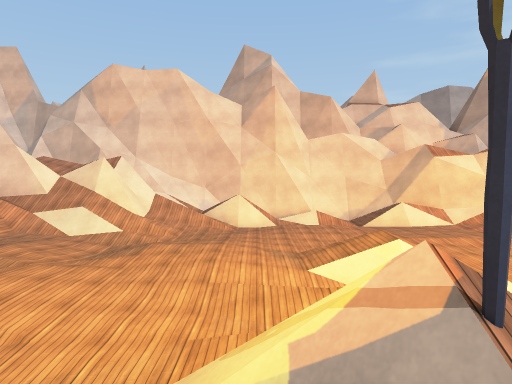
[1] (above)

24 first-person views from a walk through a 3-D level made in the Unity game engine. The camera is 1.3 m above the floor, tilts 4° down and sees 75° across. The floor is counted in squares, 2 m on a side. Each view is taken from the middle of a square. On the plan, view 1 faces up. The plan holds only what a view shows up to about 10 squares ahead; the rest is blank. The place goes on beyond the plan. Some animated figures are not drawn. Surface patterns are stand-ins for the level's own textures.

[2]
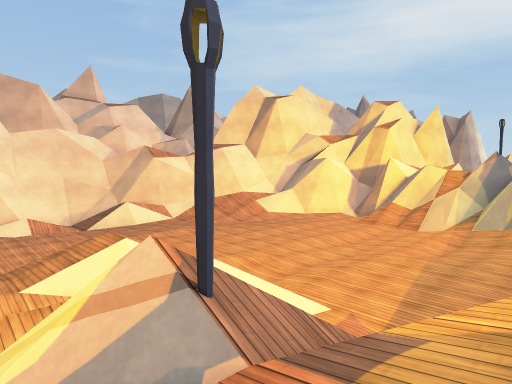

[3]
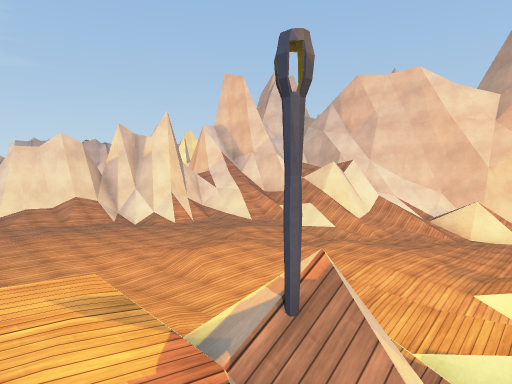

[4]
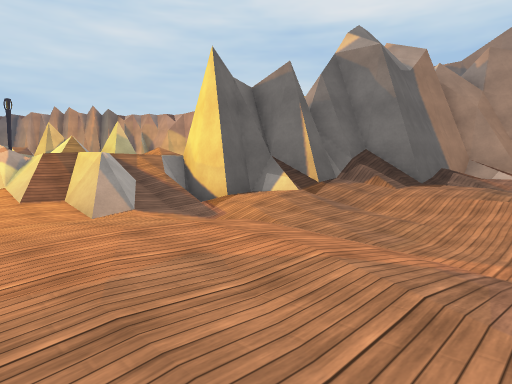

[5]
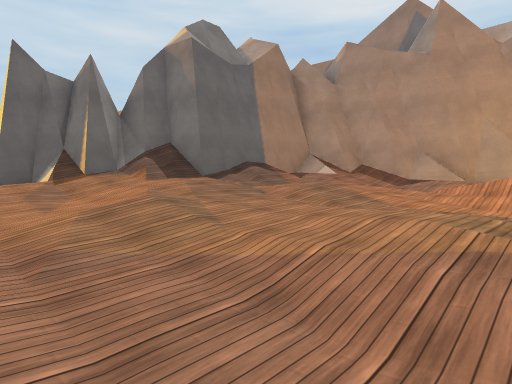

[6]
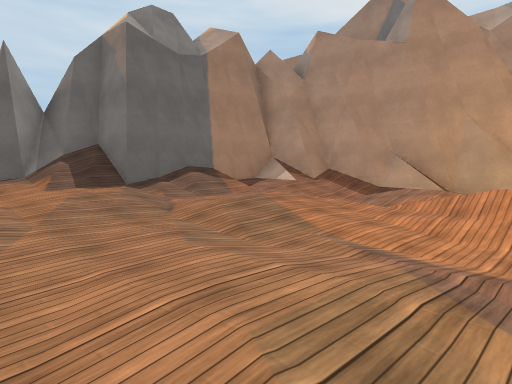

[7]
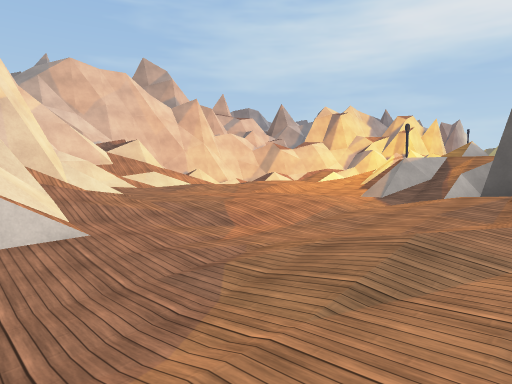

[8]
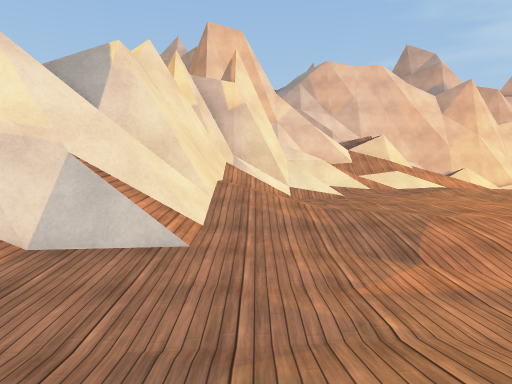

[9]
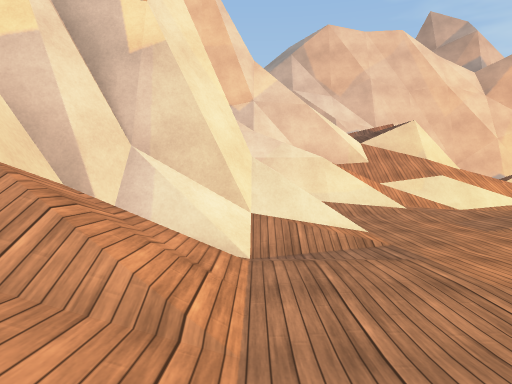

[10]
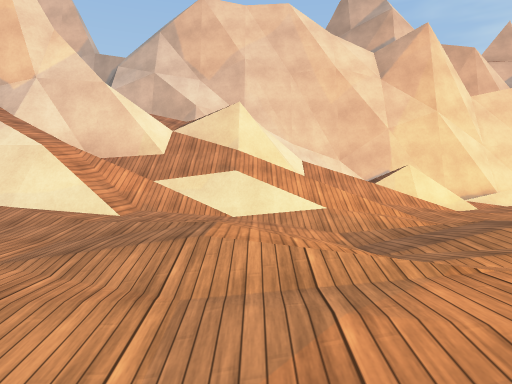

[11]
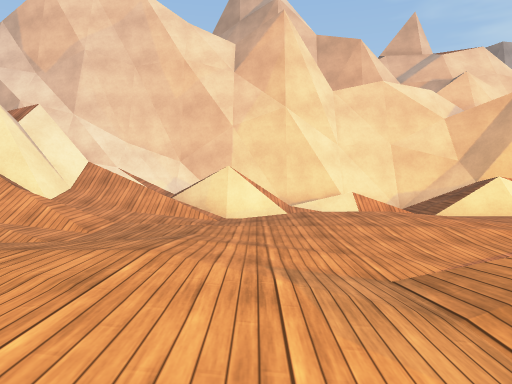

[12]
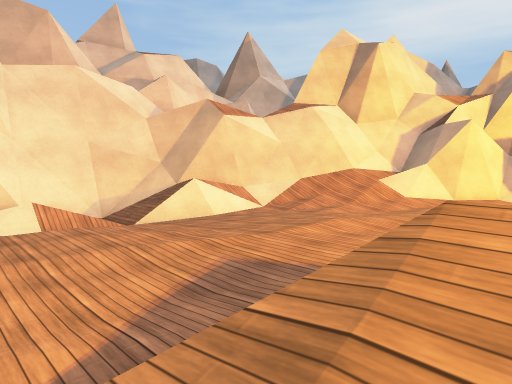

[13]
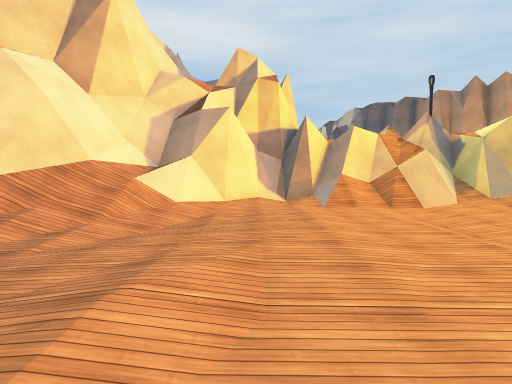

[14]
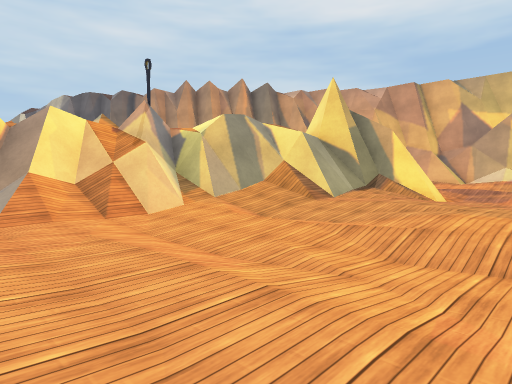

[15]
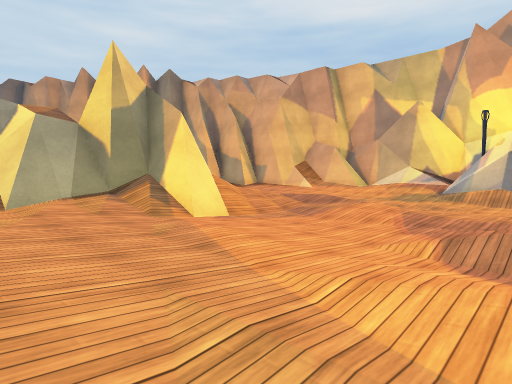

[16]
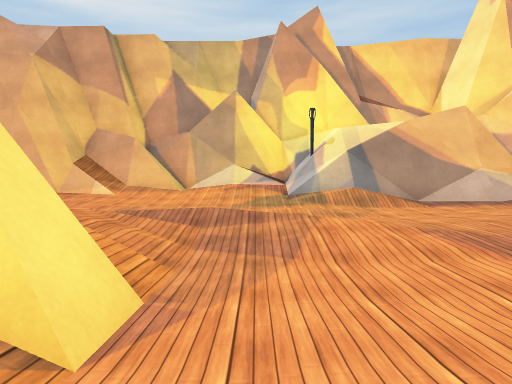

[17]
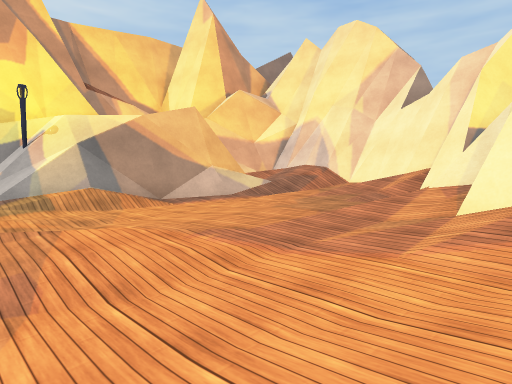

[18]
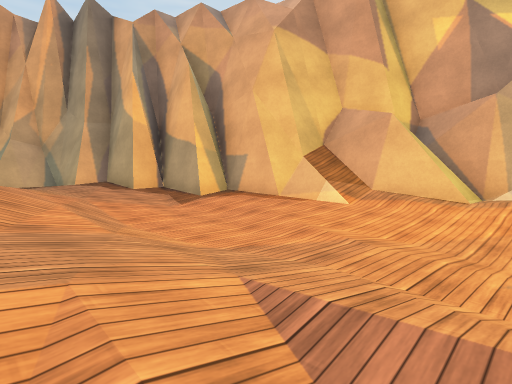

[19]
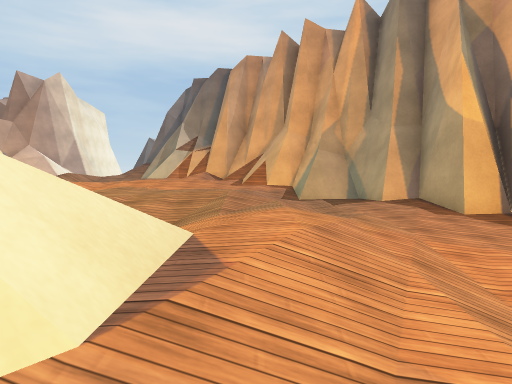

[20]
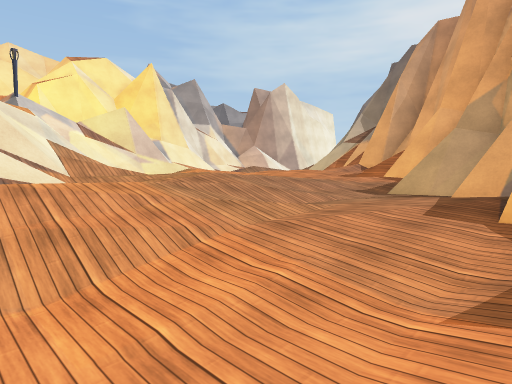

[21]
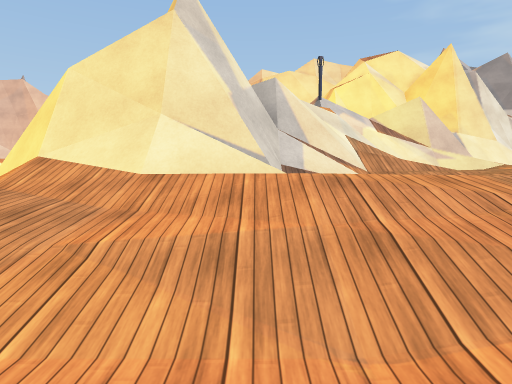

[22]
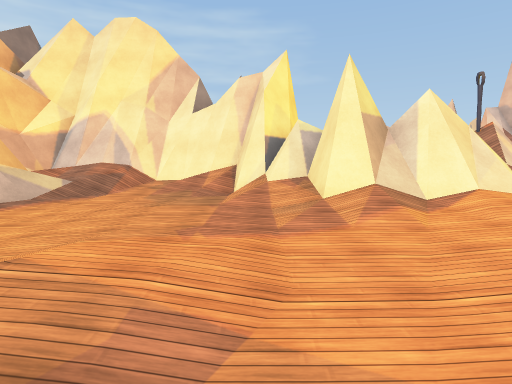

[23]
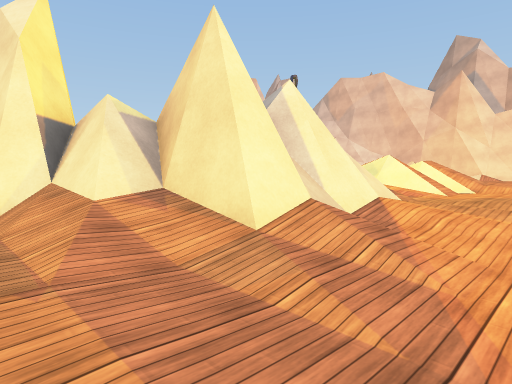

[24]
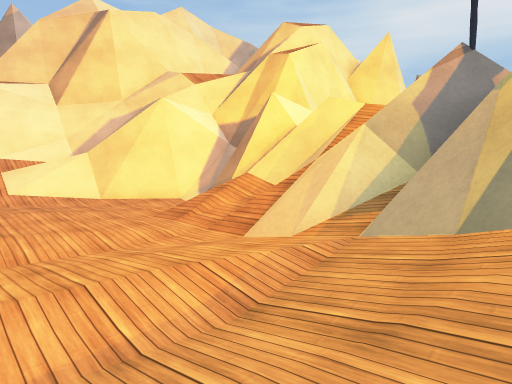

### Floor plan
Key: @ floor where view 1 was taken; # wall or solid block; x gap in a wall; . main floor; : floor 0.25 m higher than the main floor; - floor 0.25 m lower than the main floor; + floor 0.5 m higher than the main floor; _ floor 0.5 m lower than the main floor; * floor 0.75 m higher than the main floor; < floor 0.75 m lower than the main floor; % floor 1 m higher than the main floor; $ floor 4 m higher than the main floor; / step, stairs or slope; = window, fence, low wall or low ledge; v drop or lower ground; T torch.
Columns run from 14 left of view 1 to 21 right of it. Each row starts with its distance up from view 1.
 15          ###########
 14          #===# ////###
 13          ##=/#=///<//###
 12    ########///    _/=//####
 11     ###=/#=:./....----///####
 10     ////////.........--/////=
  9     #vv/..//..........--./#//##
  8     # .::/-.:::.........---/###
  7   ###/..:+/:+++// .......---#####
  6   #=/:..:++:++++///....---//##//
  5   #//.:..:++++:.==/.--____//=//
  4   #/::::.:/+::/// ---_____////
  3  ##/:::::...::////....---./=x#
  2 ###/++++:...:+/=/......-_//=vT####
  1 #//::++++:.//==T=/......./#=///##=
  0 ///...::...=//@////......#=////
 -1 ........././//  =#/.---.:x/$///   :+
 -2 .-..:...++//#= /##//_-_//####=/++ +*
 -3 ::.:+/..+=####v###/-___#####//:++++*
 -4 :+::++*+%######//.-___<///////++++:+
 -5 :::::***//#  #//------__/./++++//::+
 -6 ...:++*//##  #/.--____-----//:...-//
 -7 ...+*+/###   #/_/-_<<<<___<</-....//
 -8  /::++/##    #//__<<<__<__<<<_..=###
 -9     //*#     #///#///_________-###
-10   +/.//#     #/#######--__-#####
-11   ++//##     ###    ##//.####
-12    /###              #  ###
-13  ####

Positions as (right, up) in squares from view 1, and headings:
1: (0, 0), facing up
2: (0, 0), facing up-right
3: (2, 0), facing up-left
4: (-10, 3), facing down-right
5: (-14, -1), facing down-right
6: (-14, -3), facing down-right
7: (-13, -4), facing up-right
8: (-11, -3), facing up
9: (-10, 2), facing up
10: (-5, 4), facing up
11: (0, 5), facing up
12: (1, 6), facing up-right
13: (4, 8), facing right
14: (6, 7), facing down-right
15: (4, 1), facing down-right
16: (8, -1), facing down
17: (8, -2), facing down-left
18: (9, -5), facing down-right
19: (11, -5), facing right
20: (13, -9), facing up-right
21: (13, -8), facing up
22: (9, -4), facing left
23: (6, -5), facing up-left
24: (9, 1), facing up-right
